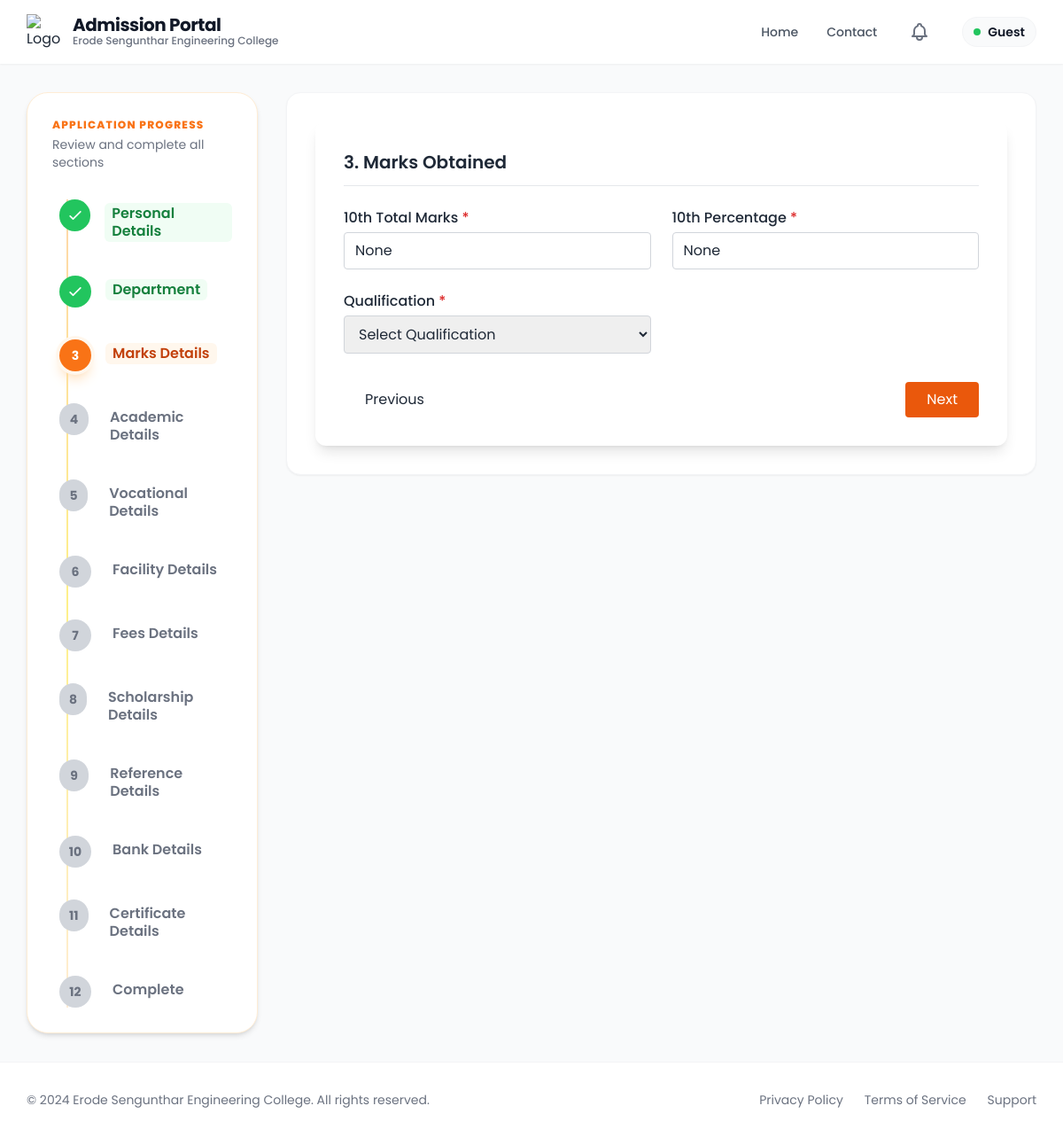
Page /marks_obtained/1002/ on the earlier database version.
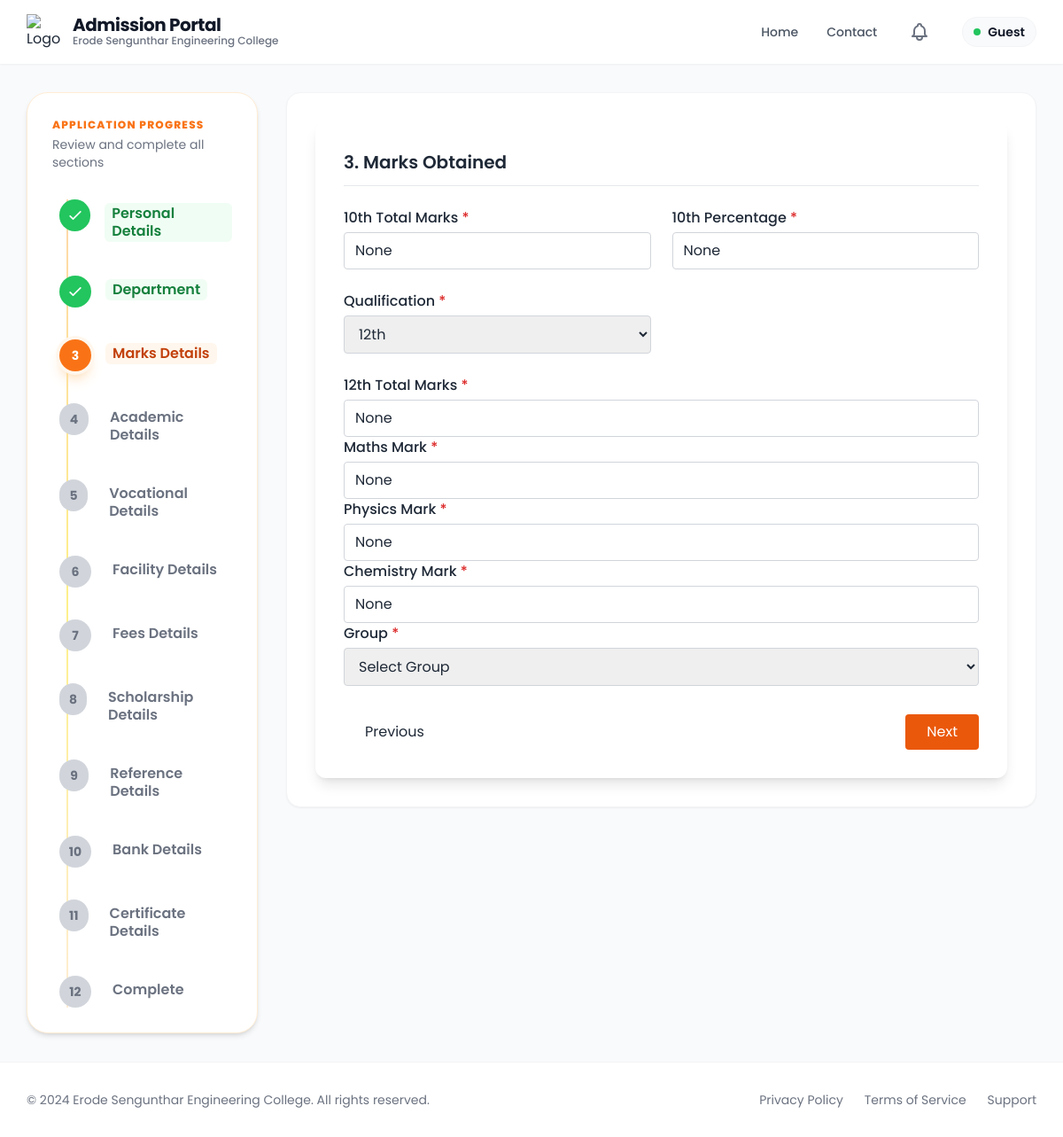
Same page on the later database version.
### app/models.py (models this page shows, shortened)
class Admission(models.Model):
    ADMISSION_STATUS_CHOICES = (
        ('enquired', 'Enquired'),
        ('admitted', 'Admitted'),
        ('discontinued', 'Discontinued'),
        ('left', 'Left'),
    )
    admission_status = models.CharField(max_length=20, choices=ADMISSION_STATUS_CHOICES, default='enquired')
    application_number = models.CharField(max_length=100, blank=True, null=True)
    application_date = models.DateField(blank=True, null=True)
    admission_date = models.DateField(blank=True, null=True)
    allotment_number = models.CharField(max_length=100, blank=True, null=True)
    portal_status = models.CharField(max_length=50, blank=True, null=True)
    quota = models.CharField(max_length=50, blank=True, null=True)
    roll_number = models.CharField(max_length=100, blank=True, null=True)
    unique_id = models.CharField(max_length=100, blank=True, null=True)
    umis_number = models.CharField(max_length=100, blank=True, null=True)
    level = models.CharField(max_length=10, blank=True, null=True)
    course = models.CharField(max_length=100, blank=True, null=True)
    branch = models.CharField(max_length=100, blank=True, null=True)
    department_preferences = models.JSONField(default=dict, blank=True, null=True)
    pg_dept = models.CharField(max_length=255, blank=True, null=True)
    is_fg = models.BooleanField(default=False, blank=True, null=True)
    fg_number = models.CharField(max_length=100, blank=True, null=True)
    pmss = models.BooleanField(default=False, blank=True, null=True)
    seven_five = models.BooleanField(default=False, blank=True, null=True)
    student_name = models.CharField(max_length=255, blank=True, null=True)
    dob = models.DateField(blank=True, null=True)
    gender = models.CharField(max_length=10, blank=True, null=True)
    community = models.CharField(max_length=50, blank=True, null=True)
    caste = models.CharField(max_length=100, blank=True, null=True)
    region = models.CharField(max_length=100, blank=True, null=True)
    aadhaar_number = models.CharField(max_length=12, blank=True, null=True)
    father_name = models.CharField(max_length=255, blank=True, null=True)
    mother_name = models.CharField(max_length=255, blank=True, null=True)
    guardian_name = models.CharField(max_length=255, blank=True, null=True)
    father_mobile = models.CharField(max_length=15, blank=True, null=True)
    mother_mobile = models.CharField(max_length=15, blank=True, null=True)
    guardian_mobile = models.CharField(max_length=15, blank=True, null=True)
    email = models.EmailField(blank=True, null=True)
    student_mobile = models.CharField(max_length=15, blank=True, null=True)
    address = models.TextField(blank=True, null=True)
    pincode = models.CharField(max_length=10, blank=True, null=True)
    district = models.CharField(max_length=100, blank=True, null=True)
    state = models.CharField(max_length=100, blank=True, null=True)
    country = models.CharField(max_length=100, blank=True, null=True)
    qualification = models.CharField(max_length=10, blank=True, null=True)
    tenth_total = models.CharField(max_length=50, blank=True, null=True)
    tenth_percentage = models.CharField(max_length=50, blank=True, null=True)
    twelfth_total = models.CharField(max_length=50, blank=True, null=True)
    twelfth_percentage = models.CharField(max_length=50, blank=True, null=True)
    twelfth_major = models.CharField(max_length=255, blank=True, null=True)
    twelth_reg_no = models.CharField(max_length=50, blank=True, null=True)
    maths_marks = models.DecimalField(max_digits=5, decimal_places=2, blank=True, null=True)
    physics_marks = models.DecimalField(max_digits=5, decimal_places=2, blank=True, null=True)
    chemistry_marks = models.DecimalField(max_digits=5, decimal_places=2, blank=True, null=True)
    cutoff_marks = models.DecimalField(max_digits=5, decimal_places=2, blank=True, null=True)
    diploma_total = models.CharField(max_length=50, blank=True, null=True)
    diploma_percentage = models.CharField(max_length=50, blank=True, null=True)
    diploma_major = models.CharField(max_length=255, blank=True, null=True)
    board = models.CharField(max_length=50, blank=True, null=True)
    year_passing = models.IntegerField(blank=True, null=True)
    medium = models.CharField(max_length=50, blank=True, null=True)
    last_school = models.CharField(max_length=255, blank=True, null=True)
    vocational_stream = models.CharField(max_length=255, blank=True, null=True)
    skill_proof = models.FileField(upload_to=vocational_upload_path, blank=True, null=True)
    college_fee = models.DecimalField(max_digits=10, decimal_places=2, blank=True, null=True)
    hostel_fee = models.DecimalField(max_digits=10, decimal_places=2, blank=True, null=True)
    bus_fee = models.DecimalField(max_digits=10, decimal_places=2, blank=True, null=True)
    other_fee = models.DecimalField(max_digits=10, decimal_places=2, blank=True, null=True)
    paid_fee = models.DecimalField(max_digits=10, decimal_places=2, blank=True, null=True)
    concession_amount = models.DecimalField(max_digits=10, decimal_places=2, blank=True, null=True)
    unpaid_fee = models.DecimalField(max_digits=10, decimal_places=2, blank=True, null=True)
    transaction_id = models.CharField(max_length=50, blank=True, null=True)
    transaction_date = models.DateTimeField(blank=True, null=True)
    had_paid = models.BooleanField(default=False, blank=True, null=True)
    facility_type = models.CharField(max_length=20, blank=True, null=True)
    hostel_name = models.CharField(max_length=100, blank=True, null=True)
    boarding_point = models.CharField(max_length=100, blank=True, null=True)
    bus_needed = models.CharField(max_length=10, blank=True, null=True)
    bus_route = models.CharField(max_length=255, blank=True, null=True)
    hostel_needed = models.CharField(max_length=10, blank=True, null=True)
    hostel_type = models.CharField(max_length=100, blank=True, null=True)
    room_type = models.CharField(max_length=100, blank=True, null=True)
    mess_type = models.CharField(max_length=100, blank=True, null=True)
    hostel_fee_amount = models.DecimalField(max_digits=10, decimal_places=2, blank=True, null=True)
    account_holder_name = models.CharField(max_length=255, blank=True, null=True)
    account_number = models.CharField(max_length=30, blank=True, null=True)
    bank_name = models.CharField(max_length=100, blank=True, null=True)
    ifsc_code = models.CharField(max_length=15, blank=True, null=True)
    bank_branch = models.CharField(max_length=100, blank=True, null=True)
    seeding_status = models.CharField(max_length=50, blank=True, null=True)
    tc = models.FileField(upload_to=certificate_upload_path, blank=True, null=True)
    community_cert = models.FileField(upload_to=certificate_upload_path, blank=True, null=True)
    aadhaar = models.FileField(upload_to=certificate_upload_path, blank=True, null=True)
    tenth_marksheet = models.FileField(upload_to=certificate_upload_path, blank=True, null=True)
    twelfth_marksheet = models.FileField(upload_to=certificate_upload_path, blank=True, null=True)
    photo = models.FileField(upload_to=photo_upload_path, blank=True, null=True)
    created_at = models.DateTimeField(auto_now_add=True)

### app/application_forms/marks_obtained.py (the view, shortened to what this page needs)
# urls.py: path('marks_obtained/<int:pk>/', marks_obtained.marks_obtained, name='marks_obtained'),
def marks_obtained(request, pk):
    admission = Admission.objects.filter(pk=pk).first()
    if not admission:
        messages.error(request, "Admission record not found.")
        return redirect("personal_details")
    return render(
        request,
        "details_form/marks_obtained.html",
        {
            "admission": admission,
            "steps": get_steps(),
            "current_step": 3,
        },
    )

### templates/details_form/marks_obtained.html (shortened to what this page needs)
{% extends 'details_form/Created_base.html' %}
{% block content %}
{% include "details_form/tracker.html" %}
<div class="col-span-1 lg:col-span-9">
  <div class="bg-white rounded-2xl shadow-sm border border-gray-100 p-6 md:p-8">
    <form method="post" enctype="multipart/form-data" action="{% url 'marks_obtained' admission.id %}" id="marksForm">
      <div class="max-w-5xl mx-auto bg-white shadow-lg rounded-xl p-8">
        <h2 class="text-xl font-semibold mb-6 border-b pb-3">
          3. Marks Obtained
        </h2>
        <div class="grid grid-cols-1 md:grid-cols-2 gap-6">
          <div>
            <label class="block font-medium mb-1">
              10th Total Marks <span class="text-red-600">*</span>
            </label>
            <input type="text" name="tenth_total" required placeholder="e.g. 450 / 500"
              value="{% if admission %}{{ admission.tenth_total }}{% endif %}"
              class="w-full border border-gray-300 rounded px-3 py-2 focus:ring-2 focus:ring-blue-500">
          </div>
          <div>
            <label class="block font-medium mb-1">
              10th Percentage <span class="text-red-600">*</span>
            </label>
            <input type="text" name="tenth_percentage" required placeholder="e.g. 90%"
              value="{% if admission %}{{ admission.tenth_percentage }}{% endif %}"
              class="w-full border border-gray-300 rounded px-3 py-2 focus:ring-2 focus:ring-blue-500">
          </div>
          <div>
            <label class="block font-medium mb-1">
              Qualification <span class="text-red-600">*</span>
            </label>
            <select name="qualification" id="qualification" required
              class="w-full border border-gray-300 rounded px-3 py-2 focus:ring-2 focus:ring-blue-500">
              <option value="">Select Qualification</option>
              <option value="12th" {% if admission and admission.qualification == '12th' %}selected{% endif %}>
                12th
              </option>
            </select>
          </div>
        </div>
        <div id="twelfth_fields" class="grid grid-cols-1 md:grid-cols-2 gap-6 mt-6
         {% if admission and admission.qualification  ==  '12th' %}{% else %}hidden{% endif %}">
          <div>
            <label class="block font-medium mb-1">
              12th Total Marks <span class="text-red-600">*</span>
            </label>
            <input type="text" name="twelfth_total" placeholder="e.g. 400 / 600"
              value="{% if admission %}{{ admission.twelfth_total }}{% endif %}"
              class="w-full border border-gray-300 rounded px-3 py-2">
          </div>
          <div>
            <label class="block font-medium mb-1">
              Maths Mark <span class="text-red-600">*</span>
            </label>
            <input type="text" name="maths_marks" value="{% if admission %}{{ admission.maths_marks }}{% endif %}"
              placeholder="e.g. 85" class="w-full border border-gray-300 rounded px-3 py-2">
          </div>
          <div>
            <label class="block font-medium mb-1">
              Physics Mark <span class="text-red-600">*</span>
            </label>
            <input type="text" name="physics_marks" value="{% if admission %}{{ admission.physics_marks }}{% endif %}"
              placeholder="e.g. 90" class="w-full border border-gray-300 rounded px-3 py-2">
          </div>
          <div>
            <label class="block font-medium mb-1">
              Chemistry Mark <span class="text-red-600">*</span>
            </label>
            <input type="text" name="chemistry_marks"
              value="{% if admission %}{{ admission.chemistry_marks }}{% endif %}" placeholder="e.g. 88"
              class="w-full border border-gray-300 rounded px-3 py-2">
          </div>
          <div>
            <label class="block font-medium mb-1">
              Group <span class="text-red-600">*</span>
            </label>
            <select name="twelfth_major" class="w-full border border-gray-300 rounded px-3 py-2">
              <option value="">Select Group</option>
            </select>
          </div>
        </div>
        <div class="flex justify-between mt-8">
          <button type="button" onclick="window.location.href='{% url 'department_details' admission.id %}';"
            class="px-6 py-2 border rounded hover:bg-gray-100">
            Previous
          </button>
          <button type="submit" class="bg-orange-600 text-white px-6 py-2 rounded hover:bg-orange-700">
            Next
          </button>
        </div>
      </div>
    </form>
  </div>
</div>
{% endblock %}

Differences in the rows shown:
changed Admission "None": qualification (not shown) → "12th"; twelfth_total (not shown) → "None"; maths_marks (not shown) → "None"; physics_marks (not shown) → "None"; chemistry_marks (not shown) → "None"
Other differences:
form field twelfth_major: (not shown) → "Select Group"
form field qualification: "Select Qualification" → (not shown)
text now shown: "12th Total Marks * Maths Mark * Physics Mark * Chemistry Mark * Group *"
